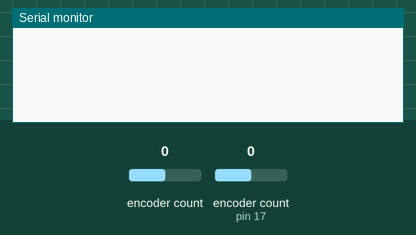
Simulated run of this sketch. Board: Arduino Uno, built with avr-gcc and run on an emulated ATmega328P. Parts: the last lines printed to the serial monitor. The test bench sets the inputs (shaded band); at power-on: encoder count 0, encoder count (sensor on pin 17) 0.

Above: at 1.2 s.
1.3 s: encoder count (sensor 0) set to 1
At 1.8 s:
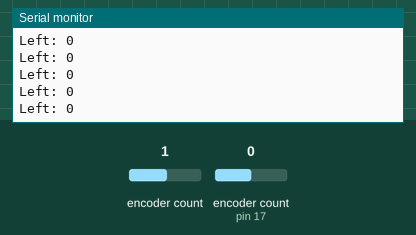
3.2 s: encoder count (sensor on pin 17) set to 1
At 4.2 s:
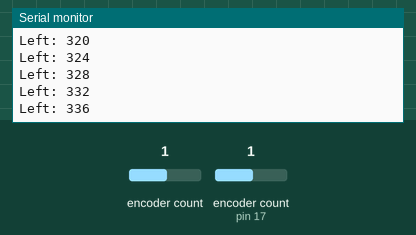
6.2 s: encoder count (sensor on pin 17) set to 2
At 6.8 s:
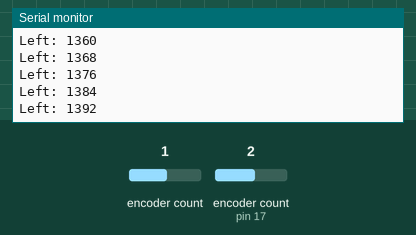
Timing chart, 0 to 9.2 s (numbered marks = the images above; inputs shaded):
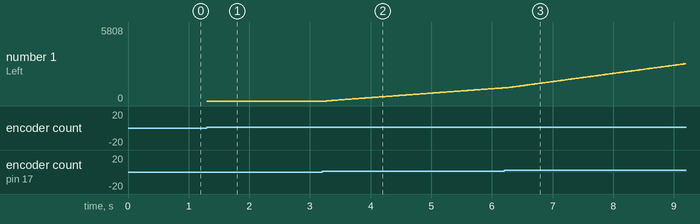

Measured:
- after the input at 1.3 s, the serial monitor: prints a new line at once (image 1)
- after the input at 3.2 s, the serial monitor: prints a new line after 0.08 s (image 2)
- plotted number 1: 0 → 1032 after the input at 3.2 s

The sketch:

Encoder_Optical_Test.ino
```cpp
#include <Encoder.h>
//#include <Wire.h>
//#include <LIS3MDL.h> magnetometer
#include <LSM6.h>
Encoder leftEnc(17, 16);
Encoder rightEnc(0, 1);

void setup() {
  Serial.begin(9600);
}
/*
long oldPositionLeft  = -999;
long oldPositionRight = -999;*/

long positionLeft = 0;
long positionRight = 0;

void loop() {

  long leftEncRead = leftEnc.read();
  if (leftEncRead != 0) {
    positionLeft += leftEncRead;
    Serial.print("Left: ");
    Serial.println(positionLeft);
  }

  long rightEncRead = rightEnc.read();
  if (rightEncRead != 0) {
    positionLeft += leftEncRead;
    Serial.print("Left: ");
    Serial.println(positionLeft);
  }

  /*
  long newPositionLeft = leftEnc.read();
  if (newPositionLeft != oldPositionLeft) {
    oldPositionLeft = newPositionLeft;
    Serial.print("Left: ");
    Serial.println(newPositionLeft);
  }
  long newPositionRight = rightEnc.read();
  if (newPositionRight != oldPositionRight) {
    oldPositionRight = newPositionRight;
    Serial.print("Right: ");
    Serial.println(newPositionRight);
  }*/

}
```
